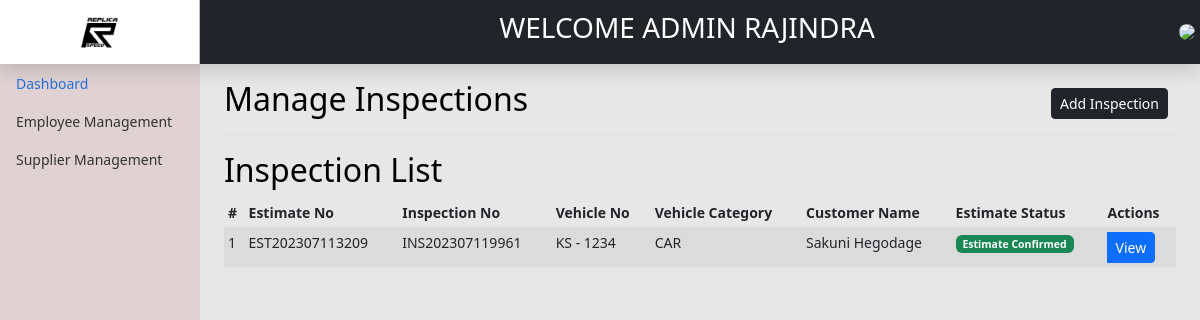
Page /backend/inspection/viewIEstimates.php (signed in) on the earlier database version.
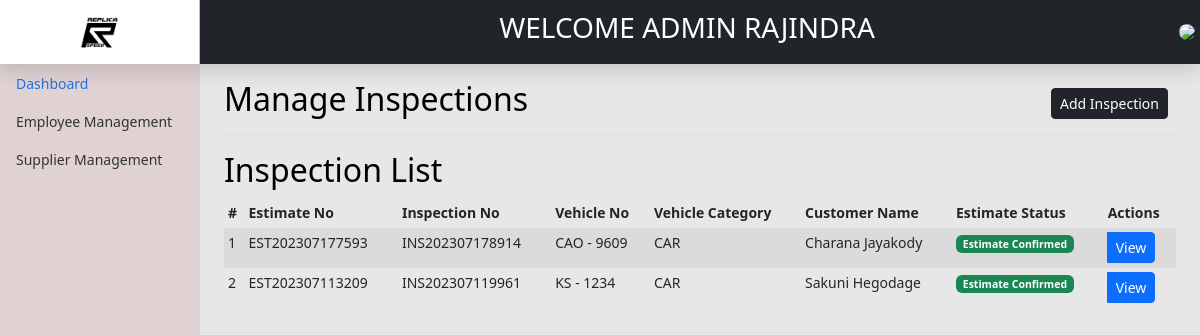
Same page on the later database version.
### tables this page shows
CREATE TABLE IF NOT EXISTS `estimate` (
  `EstimateID` int(11) NOT NULL AUTO_INCREMENT,
  `EstimateNo` varchar(255) NOT NULL,
  `InspectionId` int(11) NOT NULL,
  `EstimateStatus` int(1) NOT NULL,
  `AddUser` int(11) NOT NULL,
  `AddDate` date NOT NULL,
  `UpdateCustomer` int(11) DEFAULT NULL,
  `UpdateCusDate` date DEFAULT NULL,
  PRIMARY KEY (`EstimateID`)
);

CREATE TABLE IF NOT EXISTS `inspections` (
  `InspectionId` int(11) NOT NULL AUTO_INCREMENT,
  `InspectionNo` varchar(255) NOT NULL,
  `VehicleNo` varchar(255) NOT NULL,
  `CustomerName` varchar(255) NOT NULL,
  `Millege` varchar(255) NOT NULL,
  `FuelType` varchar(255) DEFAULT NULL,
  `inspectionNotes` varchar(255) DEFAULT NULL,
  `Status` int(1) NOT NULL,
  `AddUser` int(11) NOT NULL,
  `AddDate` date NOT NULL,
  `UpdateUser` int(11) DEFAULT NULL,
  `UpdateDate` date DEFAULT NULL,
  PRIMARY KEY (`InspectionId`)
);

CREATE TABLE IF NOT EXISTS `customervehicles` (
  `vehicleId` int(11) NOT NULL AUTO_INCREMENT,
  `CustomerID` int(11) NOT NULL,
  `VehicleModel` varchar(255) NOT NULL,
  `VehicleImage` varchar(255) NOT NULL,
  `VehicleType` int(11) NOT NULL,
  `registerLetter` varchar(20) NOT NULL,
  `RegistrationNo` varchar(255) NOT NULL,
  PRIMARY KEY (`vehicleId`)
);

CREATE TABLE IF NOT EXISTS `vehicle_catergories` (
  `VCatergoryId` int(11) NOT NULL AUTO_INCREMENT,
  `CatergoryName` varchar(10) NOT NULL,
  `CatergoryStatus` int(1) NOT NULL,
  `AddUser` int(10) NOT NULL,
  `AddDate` date NOT NULL,
  `UpdateUser` int(10) DEFAULT NULL,
  `UpdateDate` date DEFAULT NULL,
  PRIMARY KEY (`VCatergoryId`)
);

CREATE TABLE IF NOT EXISTS `customer` (
  `CustomerID` int(11) NOT NULL AUTO_INCREMENT,
  `Email` varchar(30) NOT NULL,
  `Password` varchar(255) NOT NULL,
  `NIC` varchar(12) NOT NULL,
  `FirstName` varchar(255) NOT NULL,
  `LastName` varchar(255) NOT NULL,
  `HouseNo` varchar(10) NOT NULL,
  `Lane` varchar(50) NOT NULL,
  `Street` varchar(50) NOT NULL,
  `City` varchar(20) NOT NULL,
  `Gender` varchar(10) NOT NULL,
  `Status` int(1) NOT NULL,
  `AddUser` int(11) DEFAULT NULL,
  `AddDate` date DEFAULT NULL,
  `UpdateUser` int(11) DEFAULT NULL,
  `UpdateDate` date DEFAULT NULL,
  PRIMARY KEY (`CustomerID`)
);

### backend/inspection/viewIEstimates.php (the view, shortened to what this page needs)
<?php include'../header.php'; ?>
<main class="col-md-9 ms-sm-auto col-lg-10 px-md-4">
    <div
        class="d-flex justify-content-between flex-wrap flex-md-nowrap align-items-center pt-3 pb-2 mb-3 border-bottom">
        <h1 class="h2">Manage Inspections</h1>
        <div class="btn-toolbar mb-2 mb-md-0">
            <div class="btn-group me-2">
                <a href="addInspectionRegCustomer.php" class="btn btn-sm btn-dark">Add Inspection</a>
            </div>
        </div>
    </div>
    <h2>Inspection List</h2>
    <div class="table-responsive">
        <?php
        $db = dbconn();
        $sql = "SELECT est.EstimateID,"
                . "est.EstimateNo,"
                . "est.AddDate,"
                . "est.InspectionId,"
                . "est.EstimateStatus,"
                . "ins.InspectionNo,"
                . "cv.registerLetter,"
                . "cv.RegistrationNo,"
                . "vc.CatergoryName,"
                . "cus.FirstName,"
                . "cus.LastName FROM estimate est "
                . "LEFT JOIN inspections ins ON ins.InspectionId=est.InspectionId "
                . "LEFT JOIN customervehicles cv ON ins.VehicleNo=cv.vehicleId "
                . "LEFT JOIN vehicle_catergories vc ON cv.VehicleType= vc.VCatergoryId "
                . "LEFT JOIN customer cus ON ins.CustomerName=cus.CustomerID "
                . "ORDER BY est.AddDate DESC;";
        $result = $db->query($sql);
        ?>
        <table class="table table-striped table-sm">
            <thead>
                <tr>
                    <th scope="col">#</th>
                    <th scope="col">Estimate No</th>
                    <th scope="col">Inspection No</th>
                    <th scope="col">Vehicle No</th>
                    <th scope="col">Vehicle Category</th>
                    <th scope="col">Customer Name</th>
                    <th scope="col">Estimate Status</th>
                    <th>Actions</th>
                </tr>
            </thead>
            <tbody>
                <?php
                if ($result->num_rows > 0) {
                    $n = 1;
                    while ($row = $result->fetch_assoc()) {
                        ?>
                        <tr>
                            <td><?= $n ?></td>
                            <td><?= $row['EstimateNo'] ?></td>
                            <td><?= $row['InspectionNo'] ?></td>
                            <td> <?= $row['registerLetter'] . ' - ' . $row['RegistrationNo'] ?></td>
                            <td><?= $row['CatergoryName'] ?> </td>
                            <td><?= $row['FirstName'] . ' ' . $row['LastName'] ?>
                            </td>
                            <td>
                                <?php
                                $EstimateStatus = $row['EstimateStatus'];
                                $statusDescription = '';
                                switch ($EstimateStatus) {
                                    case 1:
                                        $statusDescription = "Estimate Confirmed";
                                        $statusColor = "badge bg-success";
                                        break;
                                }
                                ?>
                                <span class='<?= $statusColor; ?>'><?= $statusDescription; ?> </span>
                            </td>
                            <td>
                                <form method='post' action="EstimateReport.php" class="btn-group">
                                    <button class="btn btn-primary btn-sm" type="submit" name="action" value="view">View</button>
                                </form>
                            </td>
                        </tr>
                        <?php
                        $n++;
                    }
                }
                ?>
            </tbody>
        </table>
    </div>
</main>
<?php include'../footer.php'; ?>

Differences in the rows shown:
added estimate: EstimateNo "EST202307177593", InspectionId.InspectionNo "INS202307178914", customervehicles.registerLetter "CAO", customervehicles.RegistrationNo "9609", vehicle_catergories.CatergoryName "CAR", customer.FirstName "Charana", customer.LastName "Jayakody", EstimateStatus "Estimate Confirmed"
